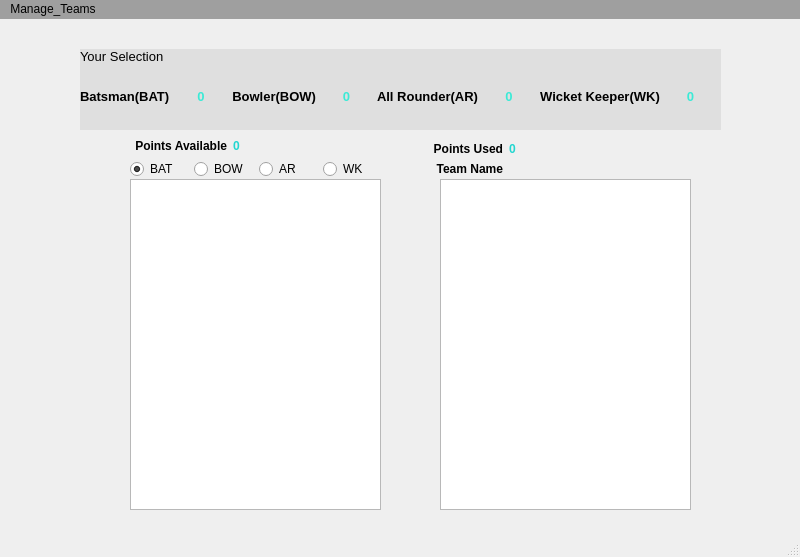
<?xml version="1.0" encoding="UTF-8"?>
<ui version="4.0">
 <class>MainWindow</class>
 <widget class="QMainWindow" name="MainWindow">
  <property name="geometry">
   <rect>
    <x>0</x>
    <y>0</y>
    <width>800</width>
    <height>557</height>
   </rect>
  </property>
  <property name="contextMenuPolicy">
   <enum>Qt::CustomContextMenu</enum>
  </property>
  <property name="windowTitle">
   <string>MainWindow</string>
  </property>
  <widget class="QWidget" name="centralwidget">
   <widget class="QWidget" name="horizontalWidget" native="true">
    <property name="geometry">
     <rect>
      <x>80</x>
      <y>40</y>
      <width>641</width>
      <height>71</height>
     </rect>
    </property>
    <property name="styleSheet">
     <string notr="true">background-color:#dfdfdf;
</string>
    </property>
    <layout class="QHBoxLayout" name="horizontalLayout">
     <property name="spacing">
      <number>0</number>
     </property>
     <property name="topMargin">
      <number>20</number>
     </property>
     <property name="bottomMargin">
      <number>16</number>
     </property>
     <item>
      <widget class="QLabel" name="label_8">
       <property name="text">
        <string>&lt;html&gt;&lt;head/&gt;&lt;body&gt;&lt;p&gt;&lt;span style=&quot; font-size:10pt; font-weight:600;height:30px&quot;&gt;Batsman(BAT)&lt;/span&gt;&lt;/p&gt;&lt;/body&gt;&lt;/html&gt;</string>
       </property>
       <property name="alignment">
        <set>Qt::AlignLeading|Qt::AlignLeft|Qt::AlignVCenter</set>
       </property>
      </widget>
     </item>
     <item>
      <widget class="QLabel" name="bt">
       <property name="styleSheet">
        <string notr="true">font-size:9pt; font-weight:600; color:#23d6d0;</string>
       </property>
       <property name="text">
        <string>&lt;html&gt;&lt;head/&gt;&lt;body&gt;&lt;p&gt;&lt;span style=&quot; font-size:10pt; font-weight:600; color:#3bead6;&quot;&gt;0&lt;/span&gt;&lt;/p&gt;&lt;/body&gt;&lt;/html&gt;</string>
       </property>
       <property name="alignment">
        <set>Qt::AlignCenter</set>
       </property>
      </widget>
     </item>
     <item>
      <widget class="QLabel" name="label_6">
       <property name="text">
        <string>&lt;html&gt;&lt;head/&gt;&lt;body&gt;&lt;p&gt;&lt;span style=&quot; font-size:10pt; font-weight:600;height:30px&quot;&gt;Bowler(BOW)&lt;/span&gt;&lt;/p&gt;&lt;/body&gt;&lt;/html&gt;</string>
       </property>
       <property name="alignment">
        <set>Qt::AlignRight|Qt::AlignTrailing|Qt::AlignVCenter</set>
       </property>
      </widget>
     </item>
     <item>
      <widget class="QLabel" name="bow">
       <property name="styleSheet">
        <string notr="true">font-size:9pt; font-weight:600; color:#23d6d0;</string>
       </property>
       <property name="text">
        <string>&lt;html&gt;&lt;head/&gt;&lt;body&gt;&lt;p&gt;&lt;span style=&quot; font-size:10pt; font-weight:600; color:#3bead6;&quot;&gt;0&lt;/span&gt;&lt;/p&gt;&lt;/body&gt;&lt;/html&gt;</string>
       </property>
       <property name="alignment">
        <set>Qt::AlignCenter</set>
       </property>
      </widget>
     </item>
     <item>
      <widget class="QLabel" name="label_4">
       <property name="text">
        <string>&lt;html&gt;&lt;head/&gt;&lt;body&gt;&lt;p&gt;&lt;span style=&quot; font-size:10pt; font-weight:600;height:30px&quot;&gt;All Rounder(AR)&lt;/span&gt;&lt;/p&gt;&lt;/body&gt;&lt;/html&gt;</string>
       </property>
      </widget>
     </item>
     <item>
      <widget class="QLabel" name="ar">
       <property name="styleSheet">
        <string notr="true">font-size:9pt; font-weight:600; color:#23d6d0;</string>
       </property>
       <property name="text">
        <string>&lt;html&gt;&lt;head/&gt;&lt;body&gt;&lt;p&gt;&lt;span style=&quot; font-size:10pt; font-weight:600; color:#3bead6;&quot;&gt;0&lt;/span&gt;&lt;/p&gt;&lt;/body&gt;&lt;/html&gt;</string>
       </property>
       <property name="alignment">
        <set>Qt::AlignCenter</set>
       </property>
      </widget>
     </item>
     <item>
      <widget class="QLabel" name="label_2">
       <property name="text">
        <string>&lt;html&gt;&lt;head/&gt;&lt;body&gt;&lt;p&gt;&lt;span style=&quot; font-size:10pt; font-weight:600; color:#000000;&quot;&gt;Wicket Keeper(WK)&lt;/span&gt;&lt;/p&gt;&lt;/body&gt;&lt;/html&gt;</string>
       </property>
       <property name="alignment">
        <set>Qt::AlignCenter</set>
       </property>
      </widget>
     </item>
     <item>
      <widget class="QLabel" name="wk">
       <property name="styleSheet">
        <string notr="true">font-size:9pt; font-weight:600; color:#23d6d0;</string>
       </property>
       <property name="text">
        <string>&lt;html&gt;&lt;head/&gt;&lt;body&gt;&lt;p&gt;&lt;span style=&quot; font-size:10pt; font-weight:600; color:#3bead6; ;margin-left:2px&quot;&gt;0&lt;/span&gt;&lt;/p&gt;&lt;/body&gt;&lt;/html&gt;</string>
       </property>
       <property name="alignment">
        <set>Qt::AlignCenter</set>
       </property>
      </widget>
     </item>
    </layout>
   </widget>
   <widget class="QLabel" name="label_10">
    <property name="geometry">
     <rect>
      <x>80</x>
      <y>30</y>
      <width>641</width>
      <height>16</height>
     </rect>
    </property>
    <property name="styleSheet">
     <string notr="true">background-color:#dfdfdf</string>
    </property>
    <property name="text">
     <string>&lt;html&gt;&lt;head/&gt;&lt;body&gt;&lt;p&gt;&lt;span style=&quot; font-size:10pt;&quot;&gt;Your Selection&lt;/span&gt;&lt;/p&gt;&lt;/body&gt;&lt;/html&gt;</string>
    </property>
   </widget>
   <widget class="QWidget" name="layoutWidget">
    <property name="geometry">
     <rect>
      <x>130</x>
      <y>140</y>
      <width>251</width>
      <height>21</height>
     </rect>
    </property>
    <layout class="QHBoxLayout" name="horizontalLayout_6">
     <item>
      <widget class="QRadioButton" name="rbBat">
       <property name="text">
        <string>BAT</string>
       </property>
       <property name="checked">
        <bool>true</bool>
       </property>
      </widget>
     </item>
     <item>
      <widget class="QRadioButton" name="rbBow">
       <property name="text">
        <string>BOW</string>
       </property>
      </widget>
     </item>
     <item>
      <widget class="QRadioButton" name="rbAR">
       <property name="text">
        <string>AR</string>
       </property>
      </widget>
     </item>
     <item>
      <widget class="QRadioButton" name="rbWK">
       <property name="text">
        <string>WK</string>
       </property>
      </widget>
     </item>
    </layout>
   </widget>
   <widget class="QWidget" name="layoutWidget">
    <property name="geometry">
     <rect>
      <x>114</x>
      <y>120</y>
      <width>231</width>
      <height>21</height>
     </rect>
    </property>
    <layout class="QHBoxLayout" name="horizontalLayout_2" stretch="0,0">
     <property name="sizeConstraint">
      <enum>QLayout::SetMaximumSize</enum>
     </property>
     <property name="leftMargin">
      <number>0</number>
     </property>
     <item>
      <widget class="QLabel" name="label">
       <property name="text">
        <string>&lt;html&gt;&lt;head/&gt;&lt;body&gt;&lt;p&gt;&lt;span style=&quot; font-size:9pt; font-weight:600; color:#000000;&quot;&gt;Points Available&lt;/span&gt;&lt;/p&gt;&lt;/body&gt;&lt;/html&gt;</string>
       </property>
       <property name="alignment">
        <set>Qt::AlignRight|Qt::AlignTrailing|Qt::AlignVCenter</set>
       </property>
      </widget>
     </item>
     <item>
      <widget class="QLabel" name="pa">
       <property name="maximumSize">
        <size>
         <width>16777215</width>
         <height>14</height>
        </size>
       </property>
       <property name="mouseTracking">
        <bool>false</bool>
       </property>
       <property name="styleSheet">
        <string notr="true">font-size:9pt; font-weight:600; color:#23d6d0;</string>
       </property>
       <property name="text">
        <string>0</string>
       </property>
      </widget>
     </item>
    </layout>
   </widget>
   <widget class="QListWidget" name="l2">
    <property name="geometry">
     <rect>
      <x>440</x>
      <y>160</y>
      <width>251</width>
      <height>331</height>
     </rect>
    </property>
    <property name="styleSheet">
     <string notr="true">color:rgb(0, 0, 255);font-size:10pt;font-weight:70px</string>
    </property>
   </widget>
   <widget class="QWidget" name="layoutWidget">
    <property name="geometry">
     <rect>
      <x>400</x>
      <y>120</y>
      <width>211</width>
      <height>21</height>
     </rect>
    </property>
    <layout class="QHBoxLayout" name="horizontalLayout_3">
     <item>
      <widget class="QLabel" name="label_9">
       <property name="text">
        <string>&lt;html&gt;&lt;head/&gt;&lt;body&gt;&lt;p&gt;&lt;span style=&quot; font-size:9pt; font-weight:600;&quot;&gt;Points Used&lt;/span&gt;&lt;/p&gt;&lt;/body&gt;&lt;/html&gt;</string>
       </property>
       <property name="alignment">
        <set>Qt::AlignRight|Qt::AlignTrailing|Qt::AlignVCenter</set>
       </property>
      </widget>
     </item>
     <item>
      <widget class="QLabel" name="pu">
       <property name="styleSheet">
        <string notr="true">font-size:9pt; font-weight:600; color:#23d6d0;</string>
       </property>
       <property name="text">
        <string>&lt;html&gt;&lt;head/&gt;&lt;body&gt;&lt;p&gt;&lt;span style=&quot; font-size:9pt; font-weight:600; color:#23d6d0;&quot;&gt;0&lt;/span&gt;&lt;/p&gt;&lt;/body&gt;&lt;/html&gt;</string>
       </property>
      </widget>
     </item>
    </layout>
   </widget>
   <widget class="QWidget" name="horizontalLayoutWidget_2">
    <property name="geometry">
     <rect>
      <x>400</x>
      <y>140</y>
      <width>291</width>
      <height>21</height>
     </rect>
    </property>
    <layout class="QHBoxLayout" name="horizontalLayout_4">
     <item>
      <widget class="QLabel" name="label_3">
       <property name="font">
        <font>
         <family>MS Shell Dlg 2</family>
         <pointsize>10</pointsize>
         <weight>75</weight>
         <bold>true</bold>
        </font>
       </property>
       <property name="text">
        <string>&lt;html&gt;&lt;head/&gt;&lt;body&gt;&lt;p&gt;&lt;span style=&quot; font-size:9pt; font-weight:600;&quot;&gt;Team Name &lt;/span&gt;</string>
       </property>
       <property name="alignment">
        <set>Qt::AlignCenter</set>
       </property>
      </widget>
     </item>
     <item>
      <widget class="QLabel" name="team">
       <property name="styleSheet">
        <string notr="true">font-size:9pt; font-weight:600; color:#23d6d0;</string>
       </property>
       <property name="text">
        <string/>
       </property>
      </widget>
     </item>
    </layout>
   </widget>
   <widget class="QListWidget" name="l1">
    <property name="geometry">
     <rect>
      <x>130</x>
      <y>160</y>
      <width>251</width>
      <height>331</height>
     </rect>
    </property>
   </widget>
   <widget class="QListWidget" name="l2_2">
    <property name="geometry">
     <rect>
      <x>130</x>
      <y>160</y>
      <width>251</width>
      <height>331</height>
     </rect>
    </property>
   </widget>
   <widget class="QListWidget" name="l3">
    <property name="geometry">
     <rect>
      <x>130</x>
      <y>160</y>
      <width>251</width>
      <height>331</height>
     </rect>
    </property>
   </widget>
   <widget class="QListWidget" name="l4">
    <property name="geometry">
     <rect>
      <x>130</x>
      <y>160</y>
      <width>251</width>
      <height>331</height>
     </rect>
    </property>
    <property name="styleSheet">
     <string notr="true">color:rgb(0, 0, 255);font-size:10pt;font-weight:70px</string>
    </property>
   </widget>
  </widget>
  <widget class="QMenuBar" name="menubar">
   <property name="geometry">
    <rect>
     <x>0</x>
     <y>0</y>
     <width>800</width>
     <height>21</height>
    </rect>
   </property>
   <property name="styleSheet">
    <string notr="true">background-color:rgb(159, 159, 159)</string>
   </property>
   <widget class="QMenu" name="menuManage_Teams">
    <property name="autoFillBackground">
     <bool>false</bool>
    </property>
    <property name="styleSheet">
     <string notr="true"/>
    </property>
    <property name="title">
     <string>Manage_Teams</string>
    </property>
    <addaction name="new1"/>
    <addaction name="save"/>
    <addaction name="open"/>
    <addaction name="evaluate"/>
   </widget>
   <addaction name="menuManage_Teams"/>
  </widget>
  <widget class="QStatusBar" name="statusbar"/>
  <action name="new1">
   <property name="checkable">
    <bool>true</bool>
   </property>
   <property name="text">
    <string>New_Team</string>
   </property>
  </action>
  <action name="save">
   <property name="checkable">
    <bool>true</bool>
   </property>
   <property name="text">
    <string>Save_Team</string>
   </property>
  </action>
  <action name="open">
   <property name="checkable">
    <bool>true</bool>
   </property>
   <property name="text">
    <string>Open_Team</string>
   </property>
  </action>
  <action name="evaluate">
   <property name="checkable">
    <bool>true</bool>
   </property>
   <property name="text">
    <string>Evaluate_Team</string>
   </property>
  </action>
 </widget>
 <resources/>
 <connections/>
</ui>
